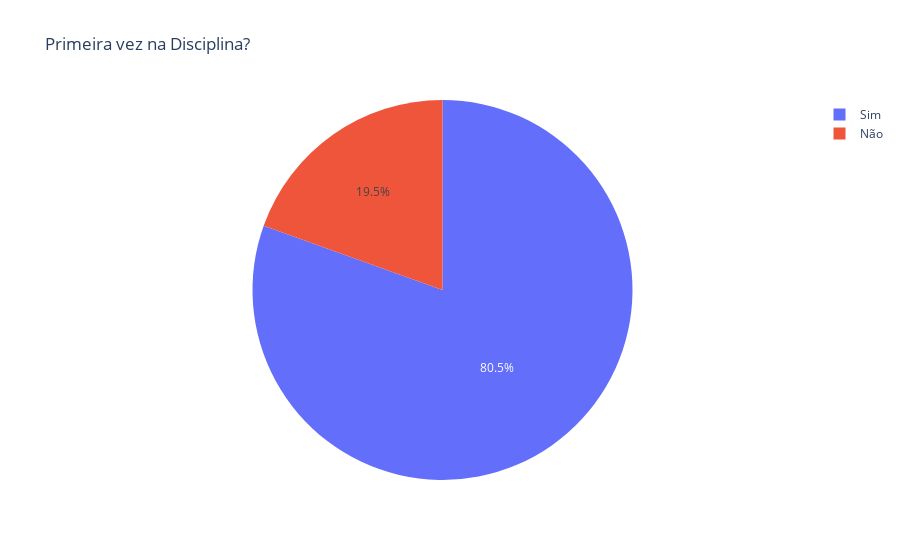

The notebook cell this image was saved under:
### Code cell
pri_vez = df_perfil_alunos['primeira_vez'].value_counts().reset_index()
pri_vez.columns = ['primeira_vez', 'Número de Alunos']

fig_pri_vez = px.pie(pri_vez, names='primeira_vez', values='Número de Alunos',
             title='Primeira vez na Disciplina?')

fig_pri_vez

### Figure 1 — Plotly figure (JSON) as saved in the notebook; plotly's stock layout.template omitted (floating-point values rounded to 4 significant figures)
{"data": [{"domain": {"x": [0, 1], "y": [0, 1]}, "hovertemplate": "primeira_vez=%{label}<br>Número de Alunos=%{value}<extra></extra>", "labels": ["Sim", "Não"], "legendgroup": "", "name": "", "showlegend": true, "type": "pie", "values": [33, 8]}], "layout": {"legend": {"tracegroupgap": 0}, "title": {"text": "Primeira vez na Disciplina?"}}}
